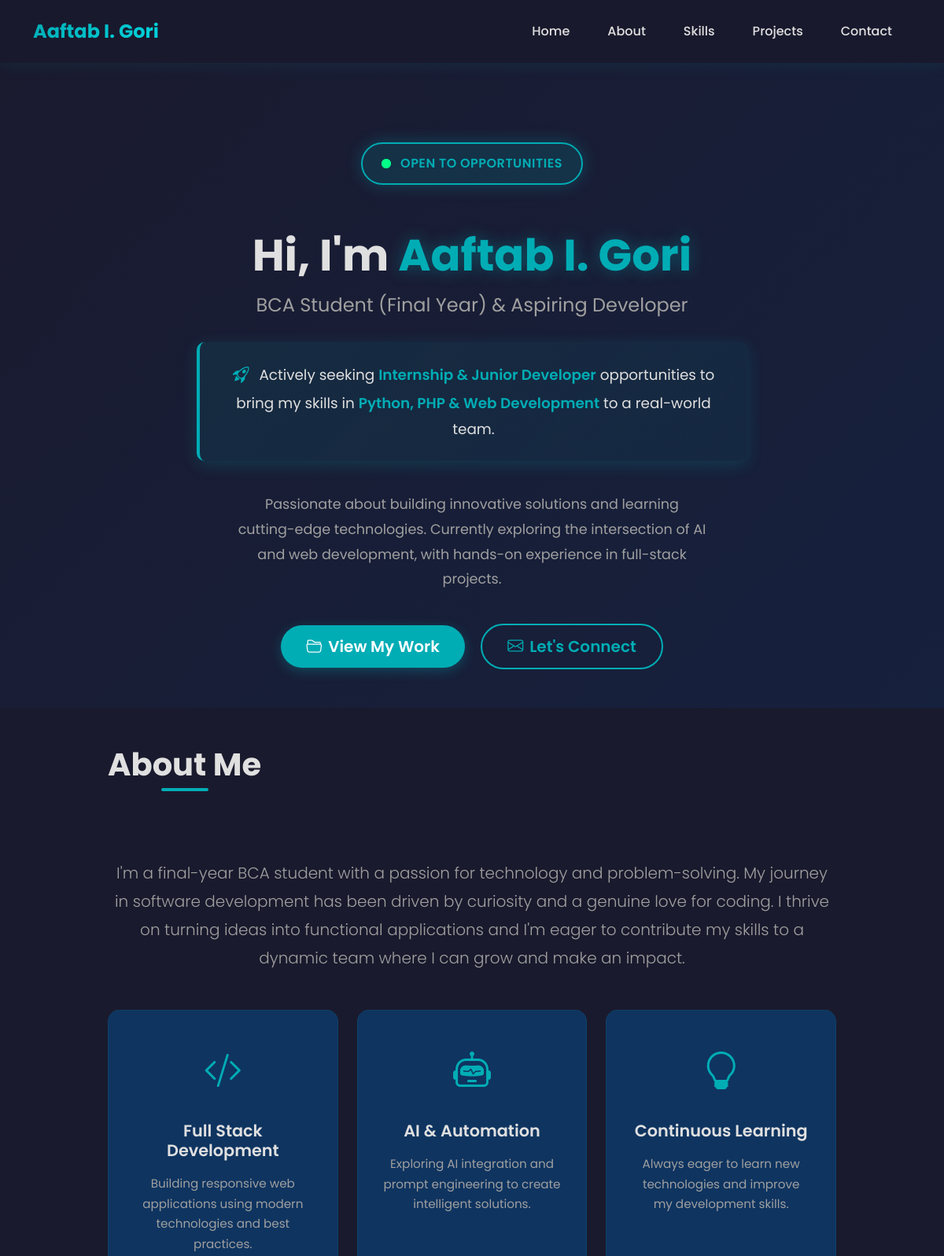
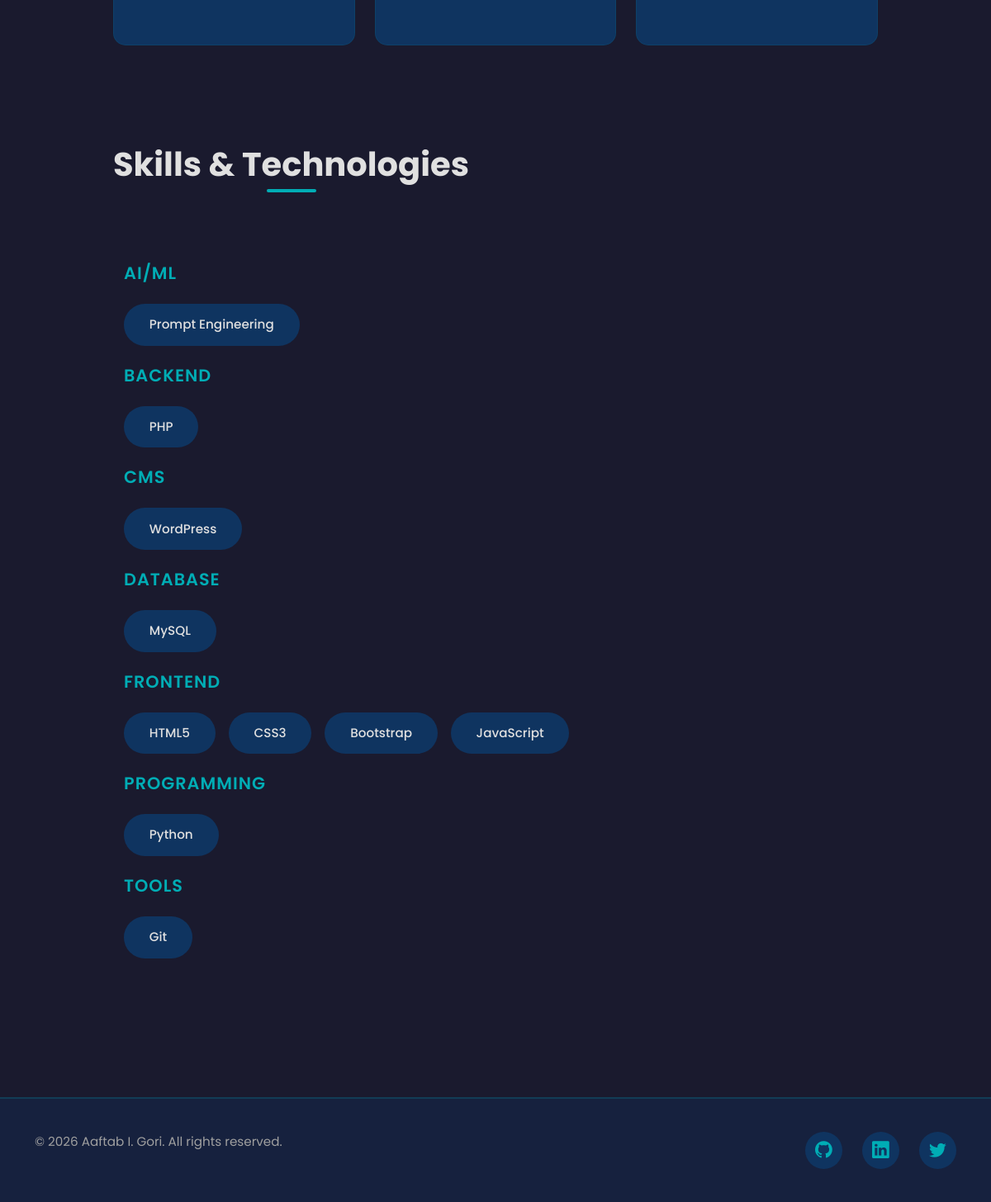
The page / on the database its author committed (2 pictures, top to bottom).
### tables this page shows
CREATE TABLE IF NOT EXISTS skills (
    id INT AUTO_INCREMENT PRIMARY KEY,
    skill_name VARCHAR(100) NOT NULL,
    category VARCHAR(50) NOT NULL,
    proficiency INT DEFAULT 50,
    created_at TIMESTAMP DEFAULT CURRENT_TIMESTAMP
);

### index.php (the view)
<?php
require_once 'db_connect.php';
require_once 'includes/header.php';
try {
    $stmt = $pdo->query("SELECT * FROM skills ORDER BY category, proficiency DESC");
    $skills = $stmt->fetchAll();
} catch(PDOException $e) {
    $skills = [];
}
?>
<section id="home" class="hero-section">
    <div class="container">
        <div class="row align-items-center min-vh-100">
            <div class="col-lg-8 mx-auto text-center">
                <div class="hero-content">
                    <div class="open-to-work-badge">
                        <span class="pulse-dot"></span>
                        <span class="badge-text">Open to Opportunities</span>
                    </div>
                    <h1 class="hero-title">Hi, I'm <span class="accent-text"><?php echo USER_NAME; ?></span></h1>
                    <h2 class="hero-subtitle"><?php echo USER_ROLE; ?></h2>
                    <div class="opportunity-statement">
                        <p class="statement-text">
                            <i class="bi bi-rocket-takeoff me-2"></i>
                            Actively seeking <strong>Internship & Junior Developer</strong> opportunities to bring my skills in
                            <strong>Python, PHP & Web Development</strong> to a real-world team.
                        </p>
                    </div>
                    <p class="hero-description">
                        Passionate about building innovative solutions and learning cutting-edge technologies.
                        Currently exploring the intersection of AI and web development, with hands-on experience
                        in full-stack projects.
                    </p>
                    <div class="hero-buttons">
                        <a href="projects.php" class="btn btn-primary btn-lg me-3">
                            <i class="bi bi-folder2-open me-2"></i>View My Work
                        </a>
                        <a href="contact.php" class="btn btn-outline-primary btn-lg">
                            <i class="bi bi-envelope me-2"></i>Let's Connect
                        </a>
                    </div>
                </div>
            </div>
        </div>
    </div>
</section>
<section id="about" class="about-section py-5">
    <div class="container">
        <div class="row">
            <div class="col-lg-10 mx-auto">
                <h2 class="section-title text-center mb-5">About Me</h2>
                <div class="about-content">
                    <p class="lead text-center mb-4">
                        I'm a final-year BCA student with a passion for technology and problem-solving.
                        My journey in software development has been driven by curiosity and a genuine love for coding.
                        I thrive on turning ideas into functional applications and I'm eager to contribute my skills
                        to a dynamic team where I can grow and make an impact.
                    </p>
                    <div class="row mt-5">
                        <div class="col-md-4 mb-4">
                            <div class="about-card">
                                <div class="about-icon">
                                    <i class="bi bi-code-slash"></i>
                                </div>
                                <h4>Full Stack Development</h4>
                                <p>Building responsive web applications using modern technologies and best practices.</p>
                            </div>
                        </div>
                        <div class="col-md-4 mb-4">
                            <div class="about-card">
                                <div class="about-icon">
                                    <i class="bi bi-robot"></i>
                                </div>
                                <h4>AI & Automation</h4>
                                <p>Exploring AI integration and prompt engineering to create intelligent solutions.</p>
                            </div>
                        </div>
                        <div class="col-md-4 mb-4">
                            <div class="about-card">
                                <div class="about-icon">
                                    <i class="bi bi-lightbulb"></i>
                                </div>
                                <h4>Continuous Learning</h4>
                                <p>Always eager to learn new technologies and improve my development skills.</p>
                            </div>
                        </div>
                    </div>
                </div>
            </div>
        </div>
    </div>
</section>
<section id="skills" class="skills-section py-5">
    <div class="container">
        <div class="row">
            <div class="col-lg-10 mx-auto">
                <h2 class="section-title text-center mb-5">Skills & Technologies</h2>
                <div class="skills-container">
                    <?php
                    $categories = [];
                    foreach ($skills as $skill) {
                        $categories[$skill['category']][] = $skill;
                    }
                    foreach ($categories as $category => $categorySkills):
                    ?>
                    <div class="skill-category mb-4">
                        <h4 class="category-title"><?php echo htmlspecialchars($category); ?></h4>
                        <div class="skills-pills">
                            <?php foreach ($categorySkills as $skill): ?>
                            <span class="skill-pill">
                                <?php echo htmlspecialchars($skill['skill_name']); ?>
                            </span>
                            <?php endforeach; ?>
                        </div>
                    </div>
                    <?php endforeach; ?>
                </div>
            </div>
        </div>
    </div>
</section>
<?php require_once 'includes/footer.php'; ?>

### rows shown on the page
skills: skill_name "Prompt Engineering"
skills: skill_name "PHP"
skills: skill_name "WordPress"
skills: skill_name "MySQL"
skills: skill_name "HTML5"
skills: skill_name "CSS3"
skills: skill_name "Bootstrap"
skills: skill_name "JavaScript"
skills: skill_name "Python"
skills: skill_name "Git"

### other values the page prints
USER_NAME "Aaftab I. Gori"
USER_ROLE "BCA Student (Final Year) & Aspiring Developer"
$category "AI/ML"
$category "BACKEND"
$category "CMS"
$category "DATABASE"
$category "FRONTEND"
$category "PROGRAMMING"
$category "TOOLS"
